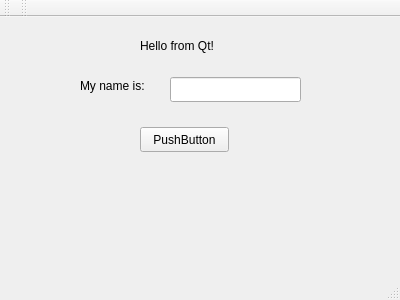
<?xml version="1.0" encoding="UTF-8"?>
<ui version="4.0">
 <class>MainWindow</class>
 <widget class="QMainWindow" name="MainWindow">
  <property name="geometry">
   <rect>
    <x>0</x>
    <y>0</y>
    <width>400</width>
    <height>300</height>
   </rect>
  </property>
  <property name="windowTitle">
   <string>MainWindow</string>
  </property>
  <widget class="QWidget" name="centralWidget">
   <widget class="QLabel" name="label">
    <property name="geometry">
     <rect>
      <x>140</x>
      <y>20</y>
      <width>101</width>
      <height>17</height>
     </rect>
    </property>
    <property name="text">
     <string>Hello from Qt!</string>
    </property>
   </widget>
   <widget class="QLabel" name="label_2">
    <property name="geometry">
     <rect>
      <x>80</x>
      <y>60</y>
      <width>81</width>
      <height>17</height>
     </rect>
    </property>
    <property name="text">
     <string>My name is:</string>
    </property>
   </widget>
   <widget class="QLineEdit" name="lineEdit">
    <property name="geometry">
     <rect>
      <x>170</x>
      <y>60</y>
      <width>131</width>
      <height>25</height>
     </rect>
    </property>
   </widget>
   <widget class="QPushButton" name="pushButton">
    <property name="geometry">
     <rect>
      <x>140</x>
      <y>110</y>
      <width>89</width>
      <height>25</height>
     </rect>
    </property>
    <property name="text">
     <string>PushButton</string>
    </property>
   </widget>
  </widget>
  <widget class="QMenuBar" name="menuBar">
   <property name="geometry">
    <rect>
     <x>0</x>
     <y>0</y>
     <width>400</width>
     <height>22</height>
    </rect>
   </property>
  </widget>
  <widget class="QToolBar" name="mainToolBar">
   <attribute name="toolBarArea">
    <enum>TopToolBarArea</enum>
   </attribute>
   <attribute name="toolBarBreak">
    <bool>false</bool>
   </attribute>
  </widget>
  <widget class="QStatusBar" name="statusBar"/>
  <widget class="QToolBar" name="toolBar">
   <property name="windowTitle">
    <string>toolBar</string>
   </property>
   <attribute name="toolBarArea">
    <enum>TopToolBarArea</enum>
   </attribute>
   <attribute name="toolBarBreak">
    <bool>false</bool>
   </attribute>
  </widget>
 </widget>
 <layoutdefault spacing="6" margin="11"/>
 <resources/>
 <connections/>
</ui>
